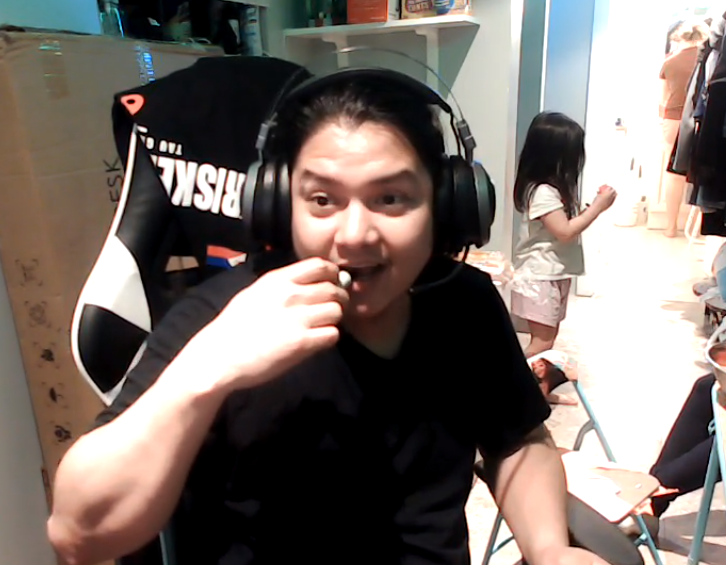
#> input picture face_detection_image/xhio.png, 726 x 565 px
$ python main.py
#> lines starting #> are read from the running program, lines starting #| are printed output that depends on the picture; after the words box and inside, x2 and y2 are one past the last pixel; in counts of white or black regions, pixels touching at a corner belong together
# Helped from Clever Programmer, https://www.youtube.com/watch?v=R7B8sSByZGQ&t=5957s&ab_channel=CleverProgrammer

import cv2

# Below is the trained data which we got from HaarCascade website.
trained_front_face_data = cv2.CascadeClassifier('haarcascade_frontalface_default.xml')

img = cv2.imread('xhio.png')
#> img is the input picture: shape (565, 726, 3); mean B, G, R 105.5, 111.1, 121.4

# Convert the img from color to grayscale because the trained data only works best on grayscale.
img_grayscaled = cv2.cvtColor(img, cv2.COLOR_BGR2GRAY)
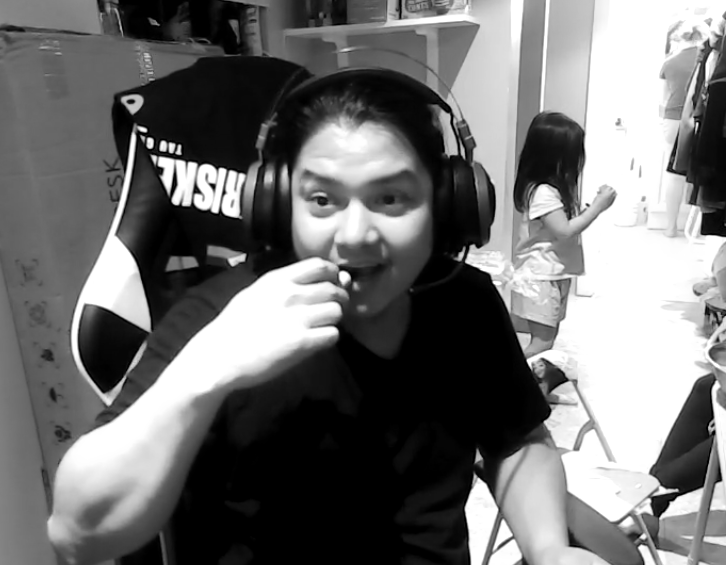
#> img_grayscaled: shape (565, 726); min 0, max 255, mean 113.5
face_coordinates = trained_front_face_data.detectMultiScale(img_grayscaled)
#> face_coordinates = [[266, 124, 187, 187]]

for (x,y,w,h) in face_coordinates:
    #draw the square
    cv2.rectangle(img, (x, y), (x+w, y+h), (0, 225, 0), 2)
#> this loop made 1 pass
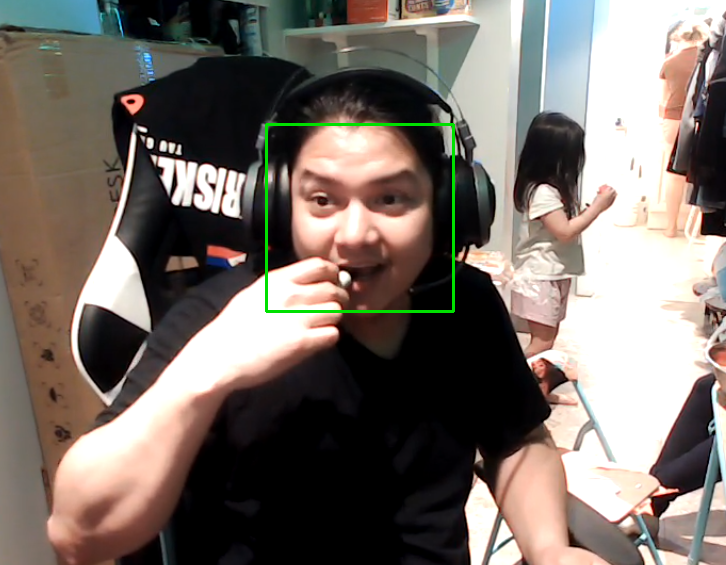
#> img: shape (565, 726, 3); 0.55% of pixels changed, all inside (x1, y1, x2, y2) = (265, 123, 455, 313)

cv2.imshow('Face(s) Detection', img)
cv2.waitKey()
